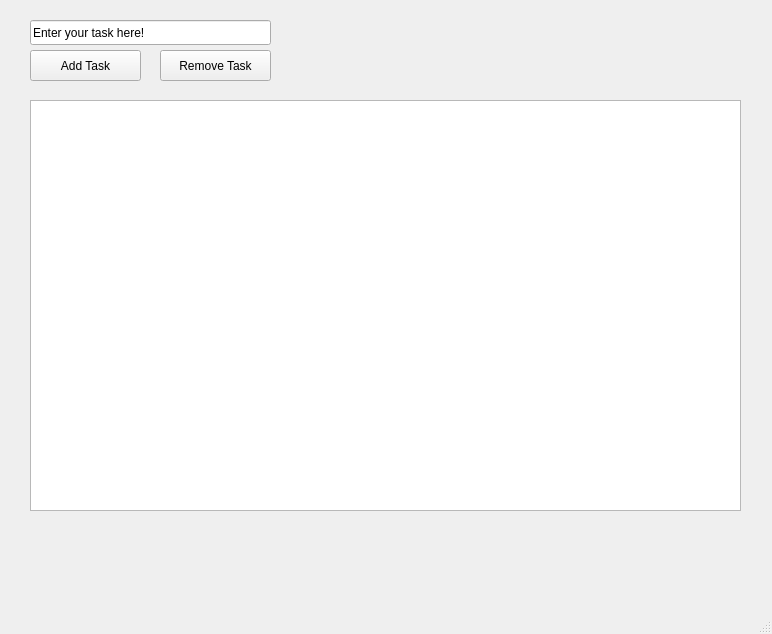
<?xml version="1.0" encoding="UTF-8"?>
<ui version="4.0">
 <class>MainWindow</class>
 <widget class="QMainWindow" name="MainWindow">
  <property name="geometry">
   <rect>
    <x>0</x>
    <y>0</y>
    <width>772</width>
    <height>634</height>
   </rect>
  </property>
  <property name="windowTitle">
   <string>MainWindow</string>
  </property>
  <widget class="QWidget" name="centralwidget">
   <widget class="QListView" name="taskView">
    <property name="geometry">
     <rect>
      <x>30</x>
      <y>100</y>
      <width>711</width>
      <height>411</height>
     </rect>
    </property>
   </widget>
   <widget class="QPushButton" name="AddTask">
    <property name="geometry">
     <rect>
      <x>30</x>
      <y>50</y>
      <width>111</width>
      <height>31</height>
     </rect>
    </property>
    <property name="text">
     <string>Add Task</string>
    </property>
   </widget>
   <widget class="QPushButton" name="RemoveTask">
    <property name="geometry">
     <rect>
      <x>160</x>
      <y>50</y>
      <width>111</width>
      <height>31</height>
     </rect>
    </property>
    <property name="text">
     <string>Remove Task</string>
    </property>
   </widget>
   <widget class="QLineEdit" name="Input">
    <property name="geometry">
     <rect>
      <x>30</x>
      <y>20</y>
      <width>241</width>
      <height>25</height>
     </rect>
    </property>
    <property name="text">
     <string>Enter your task here!</string>
    </property>
   </widget>
  </widget>
  <widget class="QMenuBar" name="menubar">
   <property name="geometry">
    <rect>
     <x>0</x>
     <y>0</y>
     <width>772</width>
     <height>22</height>
    </rect>
   </property>
  </widget>
  <widget class="QStatusBar" name="statusbar"/>
 </widget>
 <resources/>
 <connections/>
</ui>
